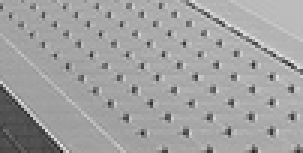
#> input picture figs/ComS_img_033_HQ_N50.png, 101 x 51 px (shown 3 times larger); its folder holds 2 pictures in this run
$ python add_FPN.py -i ../figs -o out.png
#> lines starting #> are read from the running program, lines starting #| are printed output that depends on the picture
#> in process_single_image, img is the input picture: shape (51, 101); min 35, max 230, mean 161.2
import cv2
import numpy as np
import os
from tqdm import tqdm
import argparse

# ===============================
#   条纹噪声构造函数
# ===============================

def add_gaussian_noise(img, sigma):
    """添加高斯噪声"""
#> called with sigma = 10
    noise = np.random.randn(*img.shape) * sigma
    return img + noise
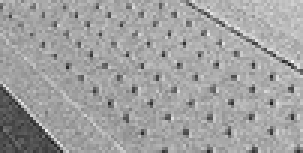
#> returned value: shape (51, 101) float64 (shown 3 times larger); min 30.82, max 244, mean 161

def add_row_stripe(img, amplitude):
    """添加行方向条纹"""
    H, W = img.shape
    bias = np.random.uniform(-amplitude, amplitude, H)  # 每行一个偏置
    stripe = np.repeat(bias[:, np.newaxis], W, axis=1)
    return img + stripe

def add_col_stripe(img, amplitude):
    """添加列方向条纹"""
#> called with amplitude = 4
    H, W = img.shape
#> H = 51; W = 101
    bias = np.random.uniform(-amplitude, amplitude, W)  # 每列一个偏置
    stripe = np.repeat(bias[np.newaxis, :], H, axis=0)
    return img + stripe

# ===============================
#   三种噪声等级
# ===============================

def apply_noise_level1(img):
    """Level 1: 轻度噪声"""
    out = add_gaussian_noise(img, sigma=10)
    out = add_col_stripe(out, amplitude=4)
    return out

def apply_noise_level2(img):
    """Level 2: 中度噪声"""
    out = add_gaussian_noise(img, sigma=15)
    out = add_row_stripe(out, amplitude=2)
    out = add_col_stripe(out, amplitude=5)
    return out

# ===============================
#   单图像处理函数
# ===============================

def process_single_image(input_path, output_dir, levels=[1, 2]):
    """
    处理单张图像，生成不同噪声等级的图像

    Args:
        input_path: 输入图像路径
        output_dir: 输出文件夹路径
        levels: 需要生成的噪声等级列表，默认 [1, 2]

    Returns:
        dict: 处理结果信息
    """
    img = cv2.imread(input_path, cv2.IMREAD_GRAYSCALE)
    if img is None:
        raise FileNotFoundError(f"无法读取图像：{input_path}")

    img = img.astype(np.float32)
    filename = os.path.basename(input_path)
    name, ext = os.path.splitext(filename)

    result = {'filename': filename, 'levels': []}

    # Level 1
    if 1 in levels:
        noisy1 = apply_noise_level1(img)
        noisy1 = np.clip(noisy1, 0, 255).astype(np.uint8)
        output_path1 = os.path.join(output_dir, f"{name}_noisy_level1{ext}")
        cv2.imwrite(output_path1, noisy1)
        result['levels'].append({'level': 1, 'path': output_path1})

    # Level 2
    if 2 in levels:
        noisy2 = apply_noise_level2(img)
#> call 2 of add_gaussian_noise, with sigma = 15
#> in add_gaussian_noise (call 2), `return img + noise`:
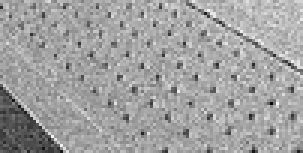
#> returned value: shape (51, 101) float64 (shown 3 times larger); min 5.29, max 249, mean 161.1
        noisy2 = np.clip(noisy2, 0, 255).astype(np.uint8)
        output_path2 = os.path.join(output_dir, f"{name}_noisy_level2{ext}")
        cv2.imwrite(output_path2, noisy2)
        result['levels'].append({'level': 2, 'path': output_path2})

    return result

# ===============================
#   批量处理函数
# ===============================

def batch_process(input_dir, output_dir, levels=[1, 2]):
    """
    批量处理文件夹中的所有图像

    Args:
        input_dir: 输入图像文件夹路径
        output_dir: 输出噪声图像文件夹路径
        levels: 需要生成的噪声等级列表，默认 [1, 2]
    """
    # 支持的图像格式
    valid_ext = ('.png', '.jpg', '.jpeg', '.bmp', '.tif', '.tiff', '.pgm', '.ppm')

    # 获取所有图像文件
    image_files = [f for f in os.listdir(input_dir)
                   if f.lower().endswith(valid_ext)]
    image_files.sort()

    if not image_files:
        print(f"错误：在 {input_dir} 中没有找到有效的图像文件")
        print(f"支持的格式：{valid_ext}")
        return

    # 创建输出目录
    os.makedirs(output_dir, exist_ok=True)

    print(f"找到 {len(image_files)} 张图像待处理")
    print(f"输入目录：{input_dir}")
    print(f"输出目录：{output_dir}")
    print(f"生成噪声等级：{levels}")
    print("-" * 60)

    # 统计信息
    success_count = 0
    fail_count = 0

    # 批量处理
    for filename in tqdm(image_files, desc="添加噪声中"):
        input_path = os.path.join(input_dir, filename)

        try:
            result = process_single_image(input_path, output_dir, levels)
            success_count += 1

            # 打印处理详情
            level_info = ", ".join([f"Level{l['level']}" for l in result['levels']])
            print(f"✓ {filename} -> {level_info}")

        except Exception as e:
            fail_count += 1
            print(f"✗ {filename} 处理失败：{str(e)}")
#> pass 2 of the loop in batch_process, `for filename in tqdm(image_files, desc="添加噪声中"):`:
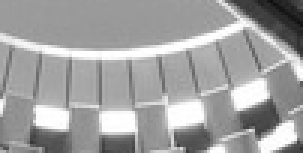
#> input picture figs/ComS_img_057_HQ_N50.png, 101 x 51 px (shown 3 times larger)
#> in process_single_image, img is the input picture: shape (51, 101); min 16, max 255, mean 161.1
#> in add_gaussian_noise (call 4), `return img + noise`:
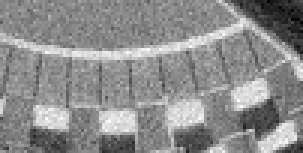
#> returned value: shape (51, 101) float64 (shown 3 times larger); min -4.41, max 295.6, mean 161.4; drawn with min black and max white
#> in process_single_image (call 2), `noisy2 = np.clip(noisy2, 0, 255).astype(np.uint8)`:
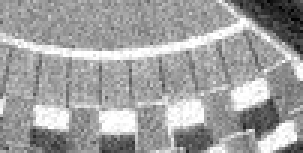
#> noisy2: shape (51, 101) (shown 3 times larger); min 0, max 255, mean 160.5

    # 输出统计信息
    print("\n" + "=" * 60)
    print("处理完成统计：")
    print(f"  成功：{success_count} 张")
    print(f"  失败：{fail_count} 张")
    print(f"  总计：{len(image_files)} 张")
    print(f"\n噪声图像保存位置：{output_dir}")

# ===============================
#   主函数
# ===============================

def main():
    parser = argparse.ArgumentParser(description='批量添加混合噪声（高斯+条纹）')
    parser.add_argument('--input', '-i', type=str, required=True,
                        help='输入图像文件夹路径')
    parser.add_argument('--output', '-o', type=str, required=True,
                        help='输出噪声图像文件夹路径')
    parser.add_argument('--levels', '-l', type=int, nargs='+', default=[1, 2],
                        help='噪声等级，可选 1 和/或 2，默认 [1, 2]')
    parser.add_argument('--seed', '-s', type=int, default=None,
                        help='随机种子，用于复现结果（可选）')

    args = parser.parse_args()

    # 设置随机种子（如果指定）
    if args.seed is not None:
        np.random.seed(args.seed)
        print(f"已设置随机种子：{args.seed}")

    # 验证噪声等级参数
    valid_levels = [1, 2]
    levels = [l for l in args.levels if l in valid_levels]
    if not levels:
        print(f"错误：无效的噪声等级 {args.levels}，只能选 1 或 2")
        return

    # 执行批量处理
    batch_process(args.input, args.output, levels)

# ===============================
#   程序入口
# ===============================

if __name__ == '__main__':
    main()

    # 示例调用（命令行）：
    # python add_noise_batch.py -i /path/to/clean/images -o /path/to/noisy/output
    # python add_noise_batch.py -i ./clean -o ./noisy -l 1 2 --seed 42
